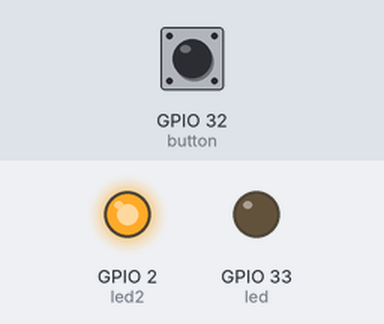
A sketch run on a simulated ESP32. Parts: output pins drawn as LEDs (lit = HIGH). The test bench sets the inputs (shaded band); at power-on: GPIO 32 (button) LOW.

Above: at 1.2 s.
1.3 s: GPIO 32 (button) pulled HIGH for 0.15 s
At 2.7 s:
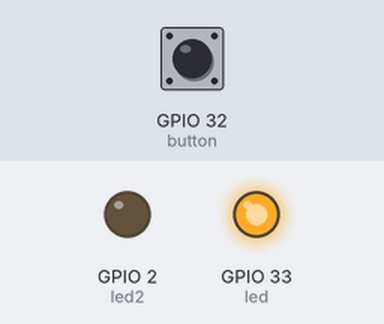
4.4 s: GPIO 32 (button) pulled HIGH for 1 s
At 7.0 s:
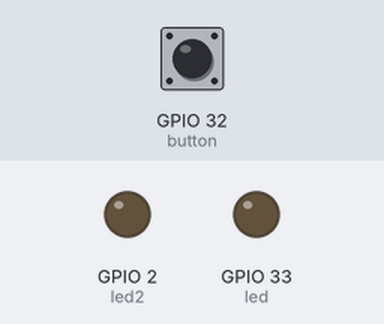
8.4 s: GPIO 32 (button) pulled HIGH for 3.2 s
At 12.7 s:
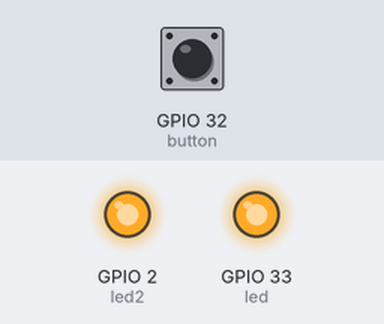
Timing chart, 0 to 20.6 s (numbered marks = the images above; inputs shaded):
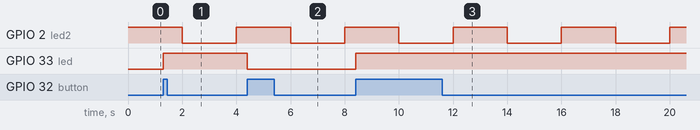

Measured:
- after the input at 1.3 s, GPIO 33 (led): LOW → HIGH at once
- after the input at 4.4 s, GPIO 33 (led): HIGH → LOW at once
- after the input at 8.4 s, GPIO 33 (led): LOW → HIGH at once
- by itself, GPIO 2 (led2): alternates HIGH for 2.0 s and LOW for 2.0 s

The sketch:

Hardware_Interrupt_Example.ino
```cpp
/*
LOW -  Occurs when pin in 0
HIGH - Occurs when pin is 1
Rising - 0 to 1
Falling -  1 to 0
Changing - 0 to 1 or 1 to 0
*/
int led = 33;
int led2 = 2;
int button = 32;
int state = 0;

void IRAM_ATTR callback() //ISR
{
  state = !state;
  digitalWrite(led, state);
}
void setup() {
pinMode(led, OUTPUT);
pinMode(button, INPUT);
pinMode(led2, OUTPUT);
attachInterrupt(digitalPinToInterrupt(button), callback, RISING);
}

void loop()
{

digitalWrite(led2, HIGH);
delay(2000);
digitalWrite(led2, LOW);
delay(2000);
}
```
